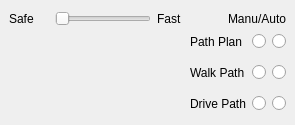
        <widget class="QWidget" name="widget" native="true">
         <layout class="QVBoxLayout" name="verticalLayout_5">
          <property name="spacing">
           <number>0</number>
          </property>
          <property name="margin">
           <number>0</number>
          </property>
          <item>
           <widget class="QWidget" name="widget_3" native="true">
            <layout class="QHBoxLayout" name="horizontalLayout_14">
             <property name="bottomMargin">
              <number>0</number>
             </property>
             <item>
              <widget class="QLabel" name="lblSafe">
               <property name="minimumSize">
                <size>
                 <width>40</width>
                 <height>0</height>
                </size>
               </property>
               <property name="maximumSize">
                <size>
                 <width>40</width>
                 <height>16777215</height>
                </size>
               </property>
               <property name="text">
                <string>Safe</string>
               </property>
              </widget>
             </item>
             <item>
              <widget class="QSlider" name="sldHighLow_2">
               <property name="minimumSize">
                <size>
                 <width>96</width>
                 <height>0</height>
                </size>
               </property>
               <property name="maximumSize">
                <size>
                 <width>96</width>
                 <height>16777215</height>
                </size>
               </property>
               <property name="orientation">
                <enum>Qt::Horizontal</enum>
               </property>
              </widget>
             </item>
             <item>
              <widget class="QLabel" name="lblFast">
               <property name="text">
                <string>Fast</string>
               </property>
              </widget>
             </item>
             <item>
              <spacer name="horizontalSpacer_7">
               <property name="orientation">
                <enum>Qt::Horizontal</enum>
               </property>
               <property name="sizeHint" stdset="0">
                <size>
                 <width>40</width>
                 <height>20</height>
                </size>
               </property>
              </spacer>
             </item>
             <item>
              <widget class="QLabel" name="lblManAutp">
               <property name="text">
                <string>Manu/Auto</string>
               </property>
              </widget>
             </item>
            </layout>
           </widget>
          </item>
          <item>
           <widget class="QWidget" name="widget_2" native="true">
            <layout class="QGridLayout" name="gridLayout_3">
             <property name="topMargin">
              <number>0</number>
             </property>
             <item row="1" column="1">
              <widget class="QLabel" name="lblWalkPath">
               <property name="text">
                <string>Walk Path</string>
               </property>
              </widget>
             </item>
             <item row="0" column="3">
              <widget class="QRadioButton" name="rbtnPathAuto">
               <property name="minimumSize">
                <size>
                 <width>0</width>
                 <height>25</height>
                </size>
               </property>
               <property name="maximumSize">
                <size>
                 <width>25</width>
                 <height>25</height>
                </size>
               </property>
               <property name="text">
                <string/>
               </property>
               <attribute name="buttonGroup">
                <string notr="true">buttonGroup</string>
               </attribute>
              </widget>
             </item>
             <item row="0" column="1">
              <widget class="QLabel" name="lblPathPlan">
               <property name="text">
                <string>Path Plan</string>
               </property>
              </widget>
             </item>
             <item row="1" column="2">
              <widget class="QRadioButton" name="rbtnWalkMan">
               <property name="minimumSize">
                <size>
                 <width>0</width>
                 <height>25</height>
                </size>
               </property>
               <property name="maximumSize">
                <size>
                 <width>25</width>
                 <height>25</height>
                </size>
               </property>
               <property name="text">
                <string/>
               </property>
               <attribute name="buttonGroup">
                <string notr="true">buttonGroup_2</string>
               </attribute>
              </widget>
             </item>
             <item row="0" column="0">
              <spacer name="horizontalSpacer_8">
               <property name="orientation">
                <enum>Qt::Horizontal</enum>
               </property>
               <property name="sizeHint" stdset="0">
                <size>
                 <width>40</width>
                 <height>20</height>
                </size>
               </property>
              </spacer>
             </item>
             <item row="1" column="3">
              <widget class="QRadioButton" name="rbtnWalkAuto">
               <property name="minimumSize">
                <size>
                 <width>0</width>
                 <height>25</height>
                </size>
               </property>
               <property name="maximumSize">
                <size>
                 <width>25</width>
                 <height>25</height>
                </size>
               </property>
               <property name="text">
                <string/>
               </property>
               <attribute name="buttonGroup">
                <string notr="true">buttonGroup_2</string>
               </attribute>
              </widget>
             </item>
             <item row="0" column="2">
              <widget class="QRadioButton" name="rbtnPathMan">
               <property name="minimumSize">
                <size>
                 <width>0</width>
                 <height>25</height>
                </size>
               </property>
               <property name="maximumSize">
                <size>
                 <width>25</width>
                 <height>25</height>
                </size>
               </property>
               <property name="text">
                <string/>
               </property>
               <attribute name="buttonGroup">
                <string notr="true">buttonGroup</string>
               </attribute>
              </widget>
             </item>
             <item row="2" column="1">
              <widget class="QLabel" name="lblDrivePath">
               <property name="text">
                <string>Drive Path</string>
               </property>
              </widget>
             </item>
             <item row="2" column="2">
              <widget class="QRadioButton" name="rbtnDriveMan">
               <property name="minimumSize">
                <size>
                 <width>0</width>
                 <height>25</height>
                </size>
               </property>
               <property name="maximumSize">
                <size>
                 <width>25</width>
                 <height>25</height>
                </size>
               </property>
               <property name="text">
                <string/>
               </property>
               <attribute name="buttonGroup">
                <string notr="true">buttonGroup_3</string>
               </attribute>
              </widget>
             </item>
             <item row="2" column="3">
              <widget class="QRadioButton" name="rbtnDriveAuto">
               <property name="minimumSize">
                <size>
                 <width>0</width>
                 <height>25</height>
                </size>
               </property>
               <property name="maximumSize">
                <size>
                 <width>25</width>
                 <height>25</height>
                </size>
               </property>
               <property name="text">
                <string/>
               </property>
               <attribute name="buttonGroup">
                <string notr="true">buttonGroup_3</string>
               </attribute>
              </widget>
             </item>
            </layout>
           </widget>
          </item>
         </layout>
        </widget>
